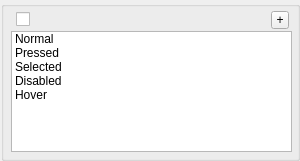
<?xml version="1.0" encoding="UTF-8"?>
<ui version="4.0">
 <class>StatePropertyGridWidget</class>
 <widget class="QWidget" name="StatePropertyGridWidget">
  <property name="geometry">
   <rect>
    <x>0</x>
    <y>0</y>
    <width>300</width>
    <height>161</height>
   </rect>
  </property>
  <property name="minimumSize">
   <size>
    <width>300</width>
    <height>50</height>
   </size>
  </property>
  <property name="windowTitle">
   <string>Form</string>
  </property>
  <layout class="QVBoxLayout" name="verticalLayout">
   <property name="leftMargin">
    <number>1</number>
   </property>
   <property name="topMargin">
    <number>1</number>
   </property>
   <property name="rightMargin">
    <number>0</number>
   </property>
   <property name="bottomMargin">
    <number>0</number>
   </property>
   <item>
    <widget class="QGroupBox" name="groupBox">
     <property name="maximumSize">
      <size>
       <width>300</width>
       <height>16777215</height>
      </size>
     </property>
     <property name="title">
      <string/>
     </property>
     <widget class="QComboBox" name="stateSelectComboBox">
      <property name="geometry">
       <rect>
        <x>10</x>
        <y>30</y>
        <width>281</width>
        <height>26</height>
       </rect>
      </property>
      <item>
       <property name="text">
        <string>Normal</string>
       </property>
      </item>
      <item>
       <property name="text">
        <string>Pressed</string>
       </property>
      </item>
      <item>
       <property name="text">
        <string>Disabled</string>
       </property>
      </item>
      <item>
       <property name="text">
        <string>Selected</string>
       </property>
      </item>
      <item>
       <property name="text">
        <string>Hover</string>
       </property>
      </item>
     </widget>
     <widget class="QListWidget" name="stateSelectListWidget">
      <property name="geometry">
       <rect>
        <x>10</x>
        <y>30</y>
        <width>281</width>
        <height>121</height>
       </rect>
      </property>
      <item>
       <property name="text">
        <string>Normal</string>
       </property>
      </item>
      <item>
       <property name="text">
        <string>Pressed</string>
       </property>
      </item>
      <item>
       <property name="text">
        <string>Selected</string>
       </property>
      </item>
      <item>
       <property name="text">
        <string>Disabled</string>
       </property>
      </item>
      <item>
       <property name="text">
        <string>Hover</string>
       </property>
      </item>
     </widget>
     <widget class="QToolButton" name="expandButton">
      <property name="geometry">
       <rect>
        <x>270</x>
        <y>10</y>
        <width>18</width>
        <height>18</height>
       </rect>
      </property>
      <property name="toolTip">
       <string>Use this button to expand/collapse states window. Alternatively you can use left/right arrow keys</string>
      </property>
      <property name="text">
       <string>+</string>
      </property>
     </widget>
     <widget class="QCheckBox" name="selectAllCheckbox">
      <property name="geometry">
       <rect>
        <x>15</x>
        <y>8</y>
        <width>21</width>
        <height>20</height>
       </rect>
      </property>
      <property name="sizePolicy">
       <sizepolicy hsizetype="Maximum" vsizetype="Fixed">
        <horstretch>0</horstretch>
        <verstretch>0</verstretch>
       </sizepolicy>
      </property>
      <property name="text">
       <string/>
      </property>
     </widget>
    </widget>
   </item>
  </layout>
 </widget>
 <resources/>
 <connections/>
</ui>
